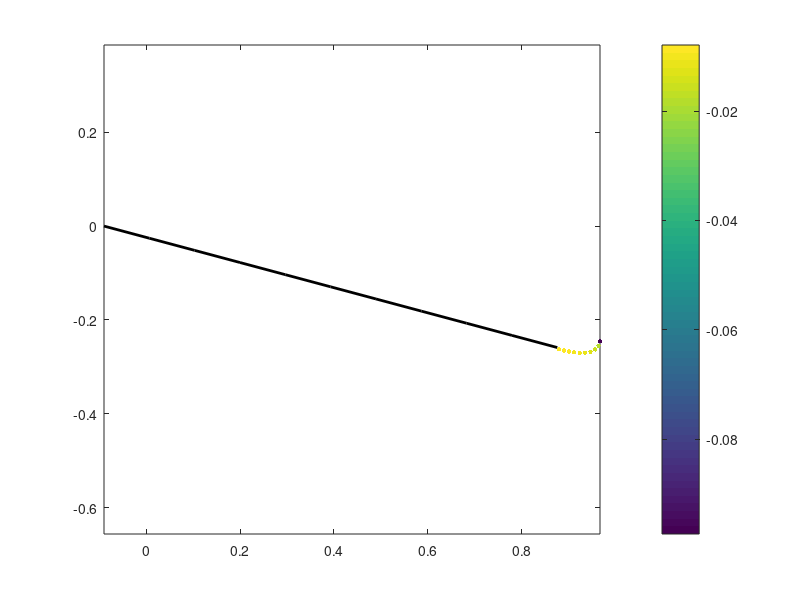

MATLAB code for this plot: (Note: this script raises an error after producing the figure.)
%function CL = steady(alpha)

%% Define Parameters
alpha = 15/180*pi;
U = -1;
c = 1;
Np = 10;
DelT = 0.01*c/abs(U);
Nstep = 500;
xw = ones(1,Nstep);
yw = ones(1,Nstep);
Gammaw = ones(1,Nstep);
Gammap = zeros(2,Np);
L = ones(1,Nstep);
CL = ones(1,Nstep);

for k = 1:Nstep

    %% Discretize the foil
    t = DelT*(k-1);
    xb = linspace(0,1,Np+1)*c*cos(alpha) + U*t;
    yb = linspace(0,1,Np+1)*c*(-sin(alpha));

    %% Build vortex points and collocation points
    xv = (xb(2:end)-xb(1:end-1))*0.25 + xb(1:end-1);
    yv = (yb(2:end)-yb(1:end-1))*0.25 + yb(1:end-1);

    xc = (xb(2:end)-xb(1:end-1))*0.75 + xb(1:end-1);
    yc = (yb(2:end)-yb(1:end-1))*0.75 + yb(1:end-1);

    %% Build vectors normal to the body
    nb = ones(2,Np);
    nb(1,:) = (yc-yv)./sqrt((yc-yv).^2 + (xc-xv).^2);
    nb(2,:) = -(xc-xv)./sqrt((yc-yv).^2 + (xc-xv).^2);

    %% Build vectors for foil's motion
    Vp = ones(2,Np);
    Vp(1,:) = U;
    Vp(2,:) = 0;

    %% Update the location of trailing-edge vortices
    if k>1
        Gammaw(2:k) = Gammaw(1:k-1);
        xw(2:k) = xw(1:k-1);
        yw(2:k) = yw(1:k-1);
    end
    xw(1) = (xb(end)-xc(Np))/sqrt((xc(Np)-xb(end))^2 + (yc(Np)-yb(end))^2)*DelT*abs(U)*0.4 + xb(end);
    yw(1) = (yb(end)-yc(Np))/sqrt((xc(Np)-xb(end))^2 + (yc(Np)-yb(end))^2)*DelT*abs(U)*0.4 + yb(end);

    %% Build the matrix for induced velocity coefficient
    a = ones(Np,Np,2);
    aw = ones(Np,k);

    for i = 1:Np
    for j = 1:Np

    a(i,j,1) = 1/2/pi/sqrt((xc(i)-xv(j))^2 + (yc(i)-yv(j))^2)*(yc(i)-yv(j))/sqrt((xc(i)-xv(j))^2 + (yc(i)-yv(j))^2);
    a(i,j,2) = 1/2/pi/sqrt((xc(i)-xv(j))^2 + (yc(i)-yv(j))^2)*(-xc(i)+xv(j))/sqrt((xc(i)-xv(j))^2 + (yc(i)-yv(j))^2);
    
    end
    end

    for i = 1:Np
    for j = 1:k

    aw(i,j,1) = 1/2/pi/sqrt((xc(i)-xw(j))^2 + (yc(i)-yw(j))^2)*(yc(i)-yw(j))/sqrt((xc(i)-xw(j))^2 + (yc(i)-yw(j))^2);
    aw(i,j,2) = 1/2/pi/sqrt((xc(i)-xw(j))^2 + (yc(i)-yw(j))^2)*(-xc(i)+xw(j))/sqrt((xc(i)-xw(j))^2 + (yc(i)-yw(j))^2);

    end
    end

    %% Build matrices A and B

    A = ones(Np+1,Np+1);
    B = ones(Np+1,1);

    for i = 1:Np
        A(i,1:Np) = a(i,:,1)*nb(1,i) + a(i,:,2)*nb(2,i);
        B(i) = Vp(1,i)*nb(1,i) + Vp(2,i)*nb(2,i) - sum(aw(i,2:end,1).*Gammaw(2:k)*nb(1,i) + aw(i,2:end,2).*Gammaw(2:k)*nb(2,i));
        A(i,Np+1) = aw(i,1,1)*nb(1,i) + aw(i,1,2)*nb(2,i);
    end

    A(Np+1,1:Np) = 1;
    A(Np+1,Np+1) = 1;
    B(Np+1) = -sum(Gammaw(2:k));

    %% Solve Gamma and calculate lift
    Gamma = A\B;

    Gammap(2,:) = Gammap(1,:);
    Gammap(1,:) = Gamma(1:end-1)';

    Gammaw(1) = Gamma(end);

    steadyterm = 0;
    unsteadyterm = 0;
    for i = 1:Np
        steadyterm = 1000*abs(U)*Gammap(1,i) + steadyterm;
        unsteadyterm = 1000*c/Np*(sum(Gammap(1,1:i))-sum(Gammap(2,1:i)))/DelT + unsteadyterm;
    end

    L(k) = steadyterm + unsteadyterm;
    CL(k) = L(k)/(0.5*1000*U^2*c);

    %% Wake roll-up

    rollup_matrix = ones(k,k+Np,2);
    x_total = [xv,xw(1:k)];
    y_total = [yv,yw(1:k)];
    Gamma_total = [Gamma(1:Np)', Gammaw(1:k)];

    for i = 1:k
    for j = 1:k+Np
    
        rollup_matrix(i,j,1) = 1/2/pi/sqrt((xw(i)-x_total(j))^2 + (yw(i)-y_total(j))^2 + (0.04*c)^2)*(yw(i)-y_total(j))/sqrt((xw(i)-x_total(j))^2 + (yw(i)-y_total(j))^2 + (0.04*c)^2);
        rollup_matrix(i,j,2) = 1/2/pi/sqrt((xw(i)-x_total(j))^2 + (yw(i)-y_total(j))^2 + (0.04*c)^2)*(-xw(i)+x_total(j))/sqrt((xw(i)-x_total(j))^2 + (yw(i)-y_total(j))^2 + (0.04*c)^2);

    end
    end

    for i = 1:k
        xw(i) = xw(i) + DelT*sum(rollup_matrix(i,:,1).*Gamma_total);
        yw(i) = yw(i) + DelT*sum(rollup_matrix(i,:,2).*Gamma_total);
    end

    %end

    %% Plot the flow field
    if mod(k,10) == 0
        plot(xb,yb,'k-','LineWidth',2);
        hold on
        scatter(xw(1:k),yw(1:k),10,Gammaw(1,1:k)*c/abs(U),'filled')
        %colormap(red_blue_color_scheme_qiang)
        colorbar
        axis equal
        clim([-0.01,0.01])
        xlim([-5.5*c,1.5*c])
        ylim([-c,c])
        pause(1)
        close all
    end

end

        
    






